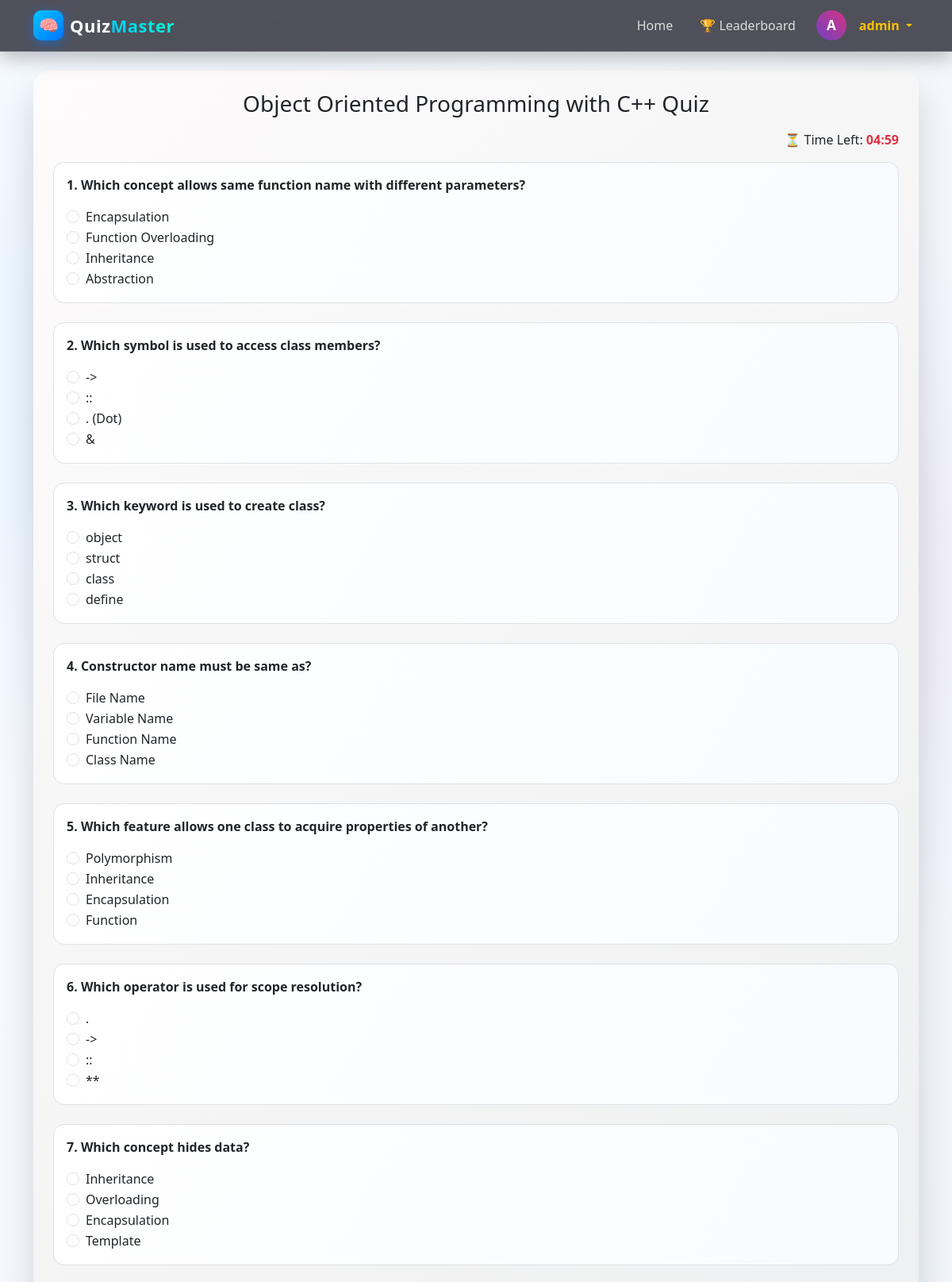
The page /quiz/3/ (signed in, upper part) on the database its author committed.
### quiz/models.py (models this page shows, shortened)
class Category(models.Model):
    name = models.CharField(max_length=100)

class Question(models.Model):
    category = models.ForeignKey(Category, on_delete=models.CASCADE)
    text = models.CharField(max_length=255)
    correct_answer = models.CharField(max_length=255)

class Choice(models.Model):
    question = models.ForeignKey(Question, on_delete=models.CASCADE)
    text = models.CharField(max_length=255)

### quiz/views.py (the view, shortened to what this page needs)
# urls.py: path('quiz/<int:category_id>/', views.quiz, name='quiz'),
@login_required
def quiz(request, category_id):
    category = Category.objects.get(id=category_id)
    questions = Question.objects.filter(category=category)
    return render(request, 'quiz/quiz_page.html', {
        'questions': questions,
        'category': category
    })

### quiz/templates/quiz/quiz_page.html (shortened to what this page needs)
{% extends 'quiz/base.html' %}
{% block content %}
<div class="quiz-wrapper">
<h3 class="text-center mb-3">{{ category.name }} Quiz</h3>
<div class="text-end mb-3">
⏳ Time Left: <span id="time" class="fw-bold text-danger">05:00</span>
</div>
<form method="post" id="quiz-form">
{% for question in questions %}
<div class="mb-4 p-3 border question-box">
<p class="fw-bold">
{{ forloop.counter }}. {{ question.text }}
</p>
{% for choice in question.choice_set.all %}
<div class="form-check">
<input class="form-check-input" type="radio"
name="{{ question.id }}"
value="{{ choice.text }}" required>
<label class="form-check-label">{{ choice.text }}</label>
</div>
{% endfor %}
</div>
{% endfor %}
</form>
</div>
{% endblock %}

### quiz/templates/quiz/base.html (shortened to what this page needs)
<!DOCTYPE html>
<html lang="en">
<head>
<link href="https://cdn.jsdelivr.net/npm/bootstrap@5.3.2/dist/css/bootstrap.min.css" rel="stylesheet">
</head>
<body class="d-flex flex-column min-vh-100">
<nav class="navbar navbar-expand-lg premium-navbar sticky-top">
<div class="container">
<a class="navbar-brand premium-logo d-flex align-items-center" href="{% url 'home' %}">
    <div class="logo-icon">🧠</div>
    <div class="logo-text ms-2">
        Quiz<span>Master</span>
    </div>
</a>
<div class="collapse navbar-collapse" id="navbarNav">
<ul class="navbar-nav ms-auto align-items-center">
{% if user.is_authenticated %}
<li class="nav-item">
<a class="nav-link premium-link" href="{% url 'home' %}">Home</a>
</li>
<li class="nav-item">
<a class="nav-link premium-link" href="{% url 'leaderboard' %}">🏆 Leaderboard</a>
</li>
<li class="nav-item dropdown d-flex align-items-center">
{% with user.socialaccount_set.all.0 as social %}
{% if social %}
<img src="{{ social.get_avatar_url }}" class="avatar-img">
{% else %}
<div class="avatar-circle">
{{ user.username|first|upper }}
</div>
{% endif %}
{% endwith %}
<a class="nav-link dropdown-toggle username-text"
href="#"
data-bs-toggle="dropdown">
{{ user.username }}
</a>
</li>
{% endif %}
</ul>
</div>
</div>
</nav>
<div class="container mt-4">
{% block content %}{% endblock %}
</div>
</body>
</html>

### quiz/templates/quiz/base.html (style rules this page uses)
body { background: radial-gradient(circle at 20% 20%, #e3f2fd 0%, transparent 25%), radial-gradient(circle at 80% 30%, #ede7f6 0%, transparent 25%), radial-gradient(circle at 50% 80%, #e8f5e9 0%, transparent 25%), linear-gradient(120deg,#f8fbff,#eef3f9); }
.premium-navbar { background: rgba(25,25,35,0.75); backdrop-filter: blur(12px); border-bottom:1px solid rgba(255,255,255,0.1); box-shadow:0 8px 25px rgba(0,0,0,0.25); }
.premium-logo { text-decoration:none; }
.logo-icon { width:38px; height:38px; border-radius:10px; background:linear-gradient(135deg,#00c6ff,#0072ff); display:flex; align-items:center; justify-content:center; font-size:20px; box-shadow:0 4px 15px rgba(0,114,255,0.5); }
.logo-text { font-size:22px; font-weight:700; color:white; letter-spacing:.5px; }
.logo-text span { background:linear-gradient(45deg,#00c6ff,#00ffcc); -webkit-background-clip:text; color:transparent; }
.premium-link { color:#ddd !important; position:relative; margin-right:18px; transition:.3s; }
.premium-link::after { content:''; position:absolute; width:0%; height:2px; background:#00c6ff; bottom:0; left:0; transition:.3s; }
.avatar-circle { width:38px; height:38px; border-radius:50%; background:linear-gradient(45deg,#6f42c1,#d63384); color:white; display:flex; align-items:center; justify-content:center; font-weight:bold; font-size:17px; margin-right:8px; }
.username-text { color:#ffc107 !important; font-weight:600; }

### quiz/templates/quiz/quiz_page.html (style rules this page uses)
.quiz-wrapper { background:linear-gradient(135deg,#fdfbfb,#ebedee); padding:25px; border-radius:20px; box-shadow:0 25px 40px rgba(0,0,0,0.15); }
.question-box { background:linear-gradient(120deg,#ffffff,#f8fbff); border-radius:14px; transition:.3s; }

### rows shown on the page
Category: name "Object Oriented Programming with C++"
Question: text "Which concept allows same function name with different parameters?"
Choice: text "Encapsulation"
Choice: text "Function Overloading"
Choice: text "Inheritance"
Choice: text "Abstraction"
Question: text "Which symbol is used to access class members?"
Choice: text "->"
Choice: text "::"
Choice: text ". (Dot)"
Choice: text "&"
Question: text "Which keyword is used to create class?"
Choice: text "object"
Choice: text "struct"
Choice: text "class"
Choice: text "define"
Question: text "Constructor name must be same as?"
Choice: text "File Name"
Choice: text "Variable Name"
Choice: text "Function Name"
Choice: text "Class Name"
Question: text "Which feature allows one class to acquire properties of another?"
Choice: text "Polymorphism"
Choice: text "Inheritance"
Choice: text "Encapsulation"
Choice: text "Function"
Question: text "Which operator is used for scope resolution?"
Choice: text "."
Choice: text "->"
Choice: text "::"
Choice: text "**"
Question: text "Which concept hides data?"
Choice: text "Inheritance"
Choice: text "Overloading"
Choice: text "Encapsulation"
Choice: text "Template"

### other values the page prints
{{ user.username|first|upper }} "A"
{{ user.username }} "admin"
